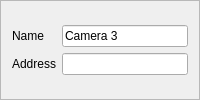
                 <widget class="QFrame" name="config_frame_digi_cam_config_camera_3">
                  <property name="sizePolicy">
                   <sizepolicy hsizetype="Expanding" vsizetype="Expanding">
                    <horstretch>0</horstretch>
                    <verstretch>0</verstretch>
                   </sizepolicy>
                  </property>
                  <property name="minimumSize">
                   <size>
                    <width>0</width>
                    <height>0</height>
                   </size>
                  </property>
                  <property name="maximumSize">
                   <size>
                    <width>16777215</width>
                    <height>16777215</height>
                   </size>
                  </property>
                  <property name="styleSheet">
                   <string notr="true">QFrame#config_frame_digi_cam_config_camera_3{
background-color: rgba(40,40,40,255);
border-radius: 20px;
width:250px;
}
</string>
                  </property>
                  <property name="frameShape">
                   <enum>QFrame::StyledPanel</enum>
                  </property>
                  <property name="frameShadow">
                   <enum>QFrame::Raised</enum>
                  </property>
                  <layout class="QVBoxLayout" name="verticalLayout_10">
                   <item>
                    <layout class="QGridLayout" name="gridLayout_7">
                     <item row="1" column="0">
                      <widget class="QLabel" name="config_label_digi_cam_config_address_camera_3">
                       <property name="sizePolicy">
                        <sizepolicy hsizetype="Fixed" vsizetype="Fixed">
                         <horstretch>0</horstretch>
                         <verstretch>0</verstretch>
                        </sizepolicy>
                       </property>
                       <property name="text">
                        <string>Address</string>
                       </property>
                       <property name="alignment">
                        <set>Qt::AlignCenter</set>
                       </property>
                       <property name="buddy">
                        <cstring>config_label_test_speed</cstring>
                       </property>
                      </widget>
                     </item>
                     <item row="0" column="1">
                      <widget class="QLineEdit" name="config_lineedit_digi_cam_config_name_camera_3">
                       <property name="text">
                        <string>Camera 3</string>
                       </property>
                      </widget>
                     </item>
                     <item row="1" column="1">
                      <widget class="QLineEdit" name="config_lineedit_digi_cam_config_address_camera_3">
                       <property name="text">
                        <string/>
                       </property>
                      </widget>
                     </item>
                     <item row="0" column="0">
                      <widget class="QLabel" name="config_label_digi_cam_config_name_camera_3">
                       <property name="sizePolicy">
                        <sizepolicy hsizetype="Fixed" vsizetype="Fixed">
                         <horstretch>0</horstretch>
                         <verstretch>0</verstretch>
                        </sizepolicy>
                       </property>
                       <property name="text">
                        <string>Name</string>
                       </property>
                       <property name="alignment">
                        <set>Qt::AlignCenter</set>
                       </property>
                       <property name="buddy">
                        <cstring>config_label_test_speed</cstring>
                       </property>
                      </widget>
                     </item>
                    </layout>
                   </item>
                  </layout>
                 </widget>
